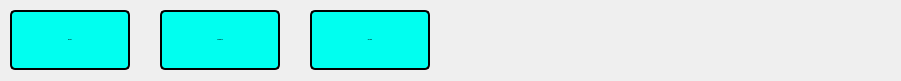
             <widget class="QFrame" name="top_frame_2">
              <property name="geometry">
               <rect>
                <x>460</x>
                <y>10</y>
                <width>901</width>
                <height>81</height>
               </rect>
              </property>
              <property name="autoFillBackground">
               <bool>false</bool>
              </property>
              <property name="styleSheet">
               <string notr="true"/>
              </property>
              <property name="frameShape">
               <enum>QFrame::NoFrame</enum>
              </property>
              <property name="frameShadow">
               <enum>QFrame::Plain</enum>
              </property>
              <widget class="QPushButton" name="ufdata_button">
               <property name="geometry">
                <rect>
                 <x>10</x>
                 <y>10</y>
                 <width>120</width>
                 <height>60</height>
                </rect>
               </property>
               <property name="minimumSize">
                <size>
                 <width>120</width>
                 <height>60</height>
                </size>
               </property>
               <property name="font">
                <font>
                 <family>Roboto</family>
                 <pointsize>-1</pointsize>
                 <weight>75</weight>
                 <italic>false</italic>
                 <bold>true</bold>
                </font>
               </property>
               <property name="styleSheet">
                <string notr="true">background: #00FFF0;
border: 2px solid #000000;
border-radius: 5px;
font: bold 16px &quot;Roboto&quot;;</string>
               </property>
               <property name="text">
                <string>UF DATA</string>
               </property>
              </widget>
              <widget class="QPushButton" name="ufprofile_button">
               <property name="geometry">
                <rect>
                 <x>160</x>
                 <y>10</y>
                 <width>120</width>
                 <height>60</height>
                </rect>
               </property>
               <property name="minimumSize">
                <size>
                 <width>120</width>
                 <height>60</height>
                </size>
               </property>
               <property name="font">
                <font>
                 <family>Roboto</family>
                 <pointsize>-1</pointsize>
                 <weight>75</weight>
                 <italic>false</italic>
                 <bold>true</bold>
                </font>
               </property>
               <property name="styleSheet">
                <string notr="true">background: #00FFF0;
border: 2px solid #000000;
border-radius: 5px;
font: bold 16px &quot;Roboto&quot;;</string>
               </property>
               <property name="text">
                <string>UF PROFILE</string>
               </property>
              </widget>
              <widget class="QPushButton" name="setting_button">
               <property name="geometry">
                <rect>
                 <x>310</x>
                 <y>10</y>
                 <width>120</width>
                 <height>60</height>
                </rect>
               </property>
               <property name="minimumSize">
                <size>
                 <width>120</width>
                 <height>60</height>
                </size>
               </property>
               <property name="font">
                <font>
                 <family>Roboto</family>
                 <pointsize>-1</pointsize>
                 <weight>75</weight>
                 <italic>false</italic>
                 <bold>true</bold>
                </font>
               </property>
               <property name="styleSheet">
                <string notr="true">background: #00FFF0;
border: 2px solid #000000;
border-radius: 5px;
font: bold 16px &quot;Roboto&quot;;</string>
               </property>
               <property name="text">
                <string>SETTING</string>
               </property>
              </widget>
             </widget>
